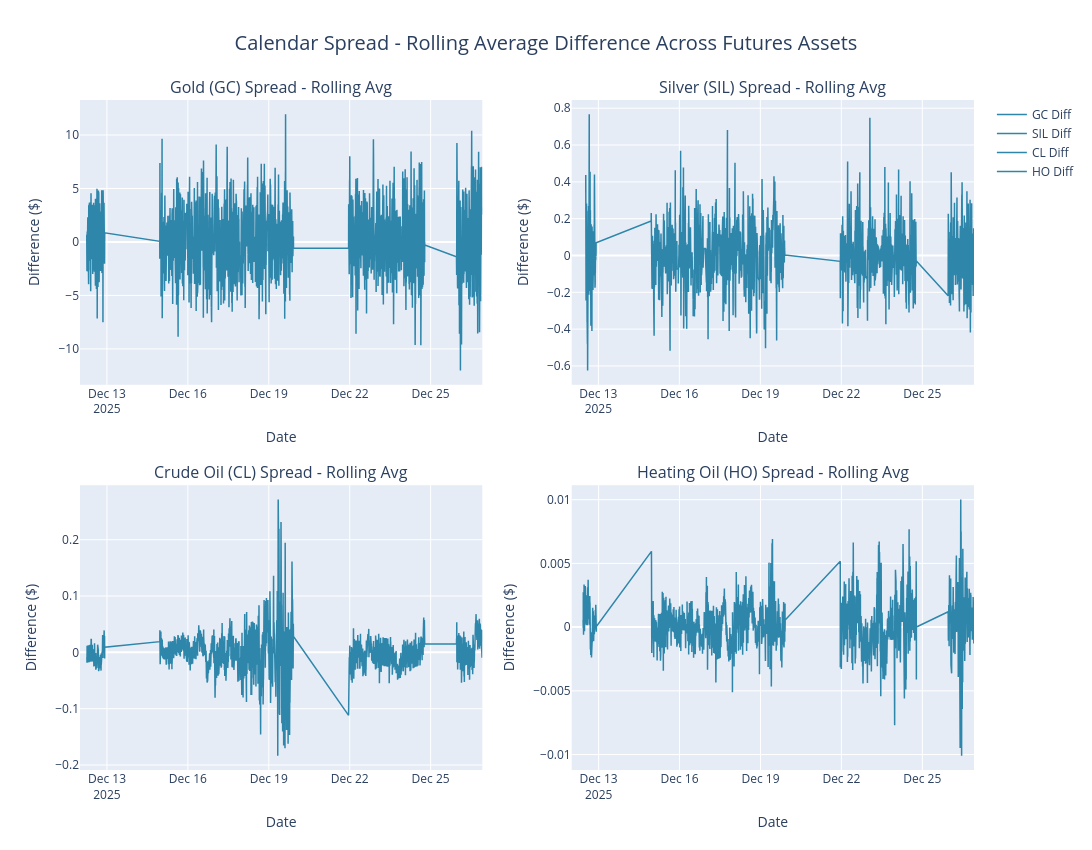

The notebook cell saved with this chart:
### Code cell
# Calculate the difference between the calendar spread and the rolling average
GC['diff']  =  GC['calendar_spread'] - GC['rolling_avg']
SIL['diff'] =  SIL['calendar_spread'] - SIL['rolling_avg']
CL['diff']  =  CL['calendar_spread'] - CL['rolling_avg']
HO['diff']  =  HO['calendar_spread'] - HO['rolling_avg']

# Define symbols and their display names for plotting
symbols = [
    ("GC", "Gold"),
    ("SIL", "Silver"),
    ("CL", "Crude Oil"),
    ("HO", "Heating Oil"),
]

# Create subplot titles for each symbol's spread difference
subplot_titles = []
for symbol_code, symbol_name in symbols:
    subplot_titles.append(f"{symbol_name} ({symbol_code}) Spread - Rolling Avg")

# Initialize figure with 2 rows and 2 columns
fig = make_subplots(
    rows=2,
    cols=2,
    subplot_titles=tuple(subplot_titles),
    vertical_spacing=0.15,
    horizontal_spacing=0.1,
)

# Define color for the difference
diff_color = "#2E86AB"

# Plot difference between calendar spread and rolling average for each symbol
for idx, (symbol_code, symbol_name) in enumerate(symbols, start=1):
    # Calculate row and column position (2x2 grid)
    row = ((idx - 1) // 2) + 1
    col = ((idx - 1) % 2) + 1
    
    # Retrieve the merged dataframe for this symbol
    symbol_df = locals()[symbol_code]
    
    # Reset index to access timestamp
    symbol_reset = symbol_df.reset_index()
    
    # Use index column if it exists, otherwise use the reset index
    x_values = symbol_reset.index if "ts_event" not in symbol_reset.columns else symbol_reset["ts_event"]
    
    # Plot difference between calendar spread and rolling average
    fig.add_trace(
        go.Scatter(
            x=x_values,
            y=symbol_reset["diff"],
            mode="lines",
            line=dict(color=diff_color, width=1.5),
            name=f"{symbol_code} Diff",
        ),
        row=row,
        col=col,
    )
    
    # Update axis labels
    fig.update_xaxes(title_text="Date", row=row, col=col)
    fig.update_yaxes(title_text="Difference ($)", row=row, col=col)

# Update overall layout with title and dimensions
fig.update_layout(
    title={
        "text": "Calendar Spread - Rolling Average Difference Across Futures Assets",
        "x": 0.5,
        "xanchor": "center",
        "font": {"size": 20},
    },
    height=850,
    width=1350,
    showlegend=True,
)

fig.show()

### Figure 1 — Plotly figure (JSON) as saved in the notebook; plotly's stock layout.template omitted (floating-point values rounded to 4 significant figures; data arrays with more than 128 entries replaced by an {"elided": "..."} marker saying what was removed)
{"data": [{"line": {"color": "#2E86AB", "width": 1.5}, "mode": "lines", "name": "GC Diff", "type": "scatter", "x": {"elided": "13543 str values"}, "xaxis": "x", "y": {"elided": "13543 float values"}, "yaxis": "y"}, {"line": {"color": "#2E86AB", "width": 1.5}, "mode": "lines", "name": "SIL Diff", "type": "scatter", "x": {"elided": "7154 str values"}, "xaxis": "x2", "y": {"elided": "7154 float values"}, "yaxis": "y2"}, {"line": {"color": "#2E86AB", "width": 1.5}, "mode": "lines", "name": "CL Diff", "type": "scatter", "x": {"elided": "13413 str values"}, "xaxis": "x3", "y": {"elided": "13413 float values"}, "yaxis": "y3"}, {"line": {"color": "#2E86AB", "width": 1.5}, "mode": "lines", "name": "HO Diff", "type": "scatter", "x": {"elided": "9766 str values"}, "xaxis": "x4", "y": {"elided": "9766 float values"}, "yaxis": "y4"}], "layout": {"annotations": [{"font": {"size": 16}, "showarrow": false, "text": "Gold (GC) Spread - Rolling Avg", "x": 0.225, "xanchor": "center", "xref": "paper", "y": 1, "yanchor": "bottom", "yref": "paper"}, {"font": {"size": 16}, "showarrow": false, "text": "Silver (SIL) Spread - Rolling Avg", "x": 0.775, "xanchor": "center", "xref": "paper", "y": 1, "yanchor": "bottom", "yref": "paper"}, {"font": {"size": 16}, "showarrow": false, "text": "Crude Oil (CL) Spread - Rolling Avg", "x": 0.225, "xanchor": "center", "xref": "paper", "y": 0.425, "yanchor": "bottom", "yref": "paper"}, {"font": {"size": 16}, "showarrow": false, "text": "Heating Oil (HO) Spread - Rolling Avg", "x": 0.775, "xanchor": "center", "xref": "paper", "y": 0.425, "yanchor": "bottom", "yref": "paper"}], "height": 850, "showlegend": true, "title": {"font": {"size": 20}, "text": "Calendar Spread - Rolling Average Difference Across Futures Assets", "x": 0.5, "xanchor": "center"}, "width": 1350, "xaxis": {"anchor": "y", "domain": [0, 0.45], "title": {"text": "Date"}}, "xaxis2": {"anchor": "y2", "domain": [0.55, 1], "title": {"text": "Date"}}, "xaxis3": {"anchor": "y3", "domain": [0, 0.45], "title": {"text": "Date"}}, "xaxis4": {"anchor": "y4", "domain": [0.55, 1], "title": {"text": "Date"}}, "yaxis": {"anchor": "x", "domain": [0.575, 1], "title": {"text": "Difference ($)"}}, "yaxis2": {"anchor": "x2", "domain": [0.575, 1], "title": {"text": "Difference ($)"}}, "yaxis3": {"anchor": "x3", "domain": [0, 0.425], "title": {"text": "Difference ($)"}}, "yaxis4": {"anchor": "x4", "domain": [0, 0.425], "title": {"text": "Difference ($)"}}}}
